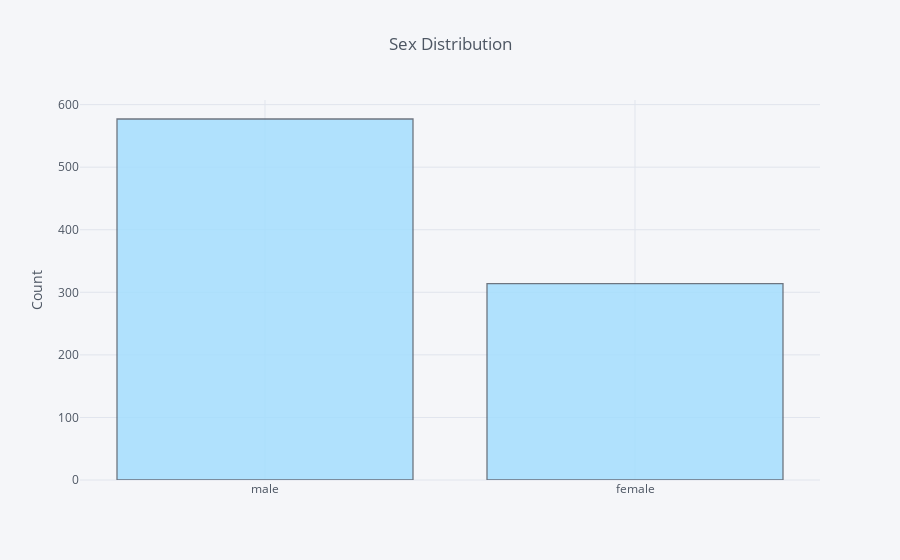

Notebook source saved alongside this figure:
### Markdown cell above
## **Distributions of variables**

### Code cell
train_df['Sex'].iplot(kind='hist', 
                      yTitle='Count', 
                      title='Sex Distribution', 
                      colors='#A0DDFF')

### Figure 1 — Plotly figure (JSON) as saved in the notebook; plotly's stock layout.template omitted (floating-point values rounded to 4 significant figures; data arrays with more than 128 entries replaced by an {"elided": "..."} marker saying what was removed)
{"data": [{"histfunc": "count", "histnorm": "", "marker": {"color": "rgba(160, 221, 255, 1.0)", "line": {"color": "#4D5663", "width": 1.3}}, "name": "Sex", "opacity": 0.8, "orientation": "v", "type": "histogram", "uid": "05846dc2-00f5-428e-97a0-ca00a578a72c", "x": {"elided": "891 str values"}}], "layout": {"barmode": "overlay", "legend": {"bgcolor": "#F5F6F9", "font": {"color": "#4D5663"}}, "paper_bgcolor": "#F5F6F9", "plot_bgcolor": "#F5F6F9", "title": {"font": {"color": "#4D5663"}, "text": "Sex Distribution"}, "xaxis": {"gridcolor": "#E1E5ED", "showgrid": true, "tickfont": {"color": "#4D5663"}, "title": {"font": {"color": "#4D5663"}, "text": ""}, "zerolinecolor": "#E1E5ED"}, "yaxis": {"gridcolor": "#E1E5ED", "showgrid": true, "tickfont": {"color": "#4D5663"}, "title": {"font": {"color": "#4D5663"}, "text": "Count"}, "zerolinecolor": "#E1E5ED"}}}
